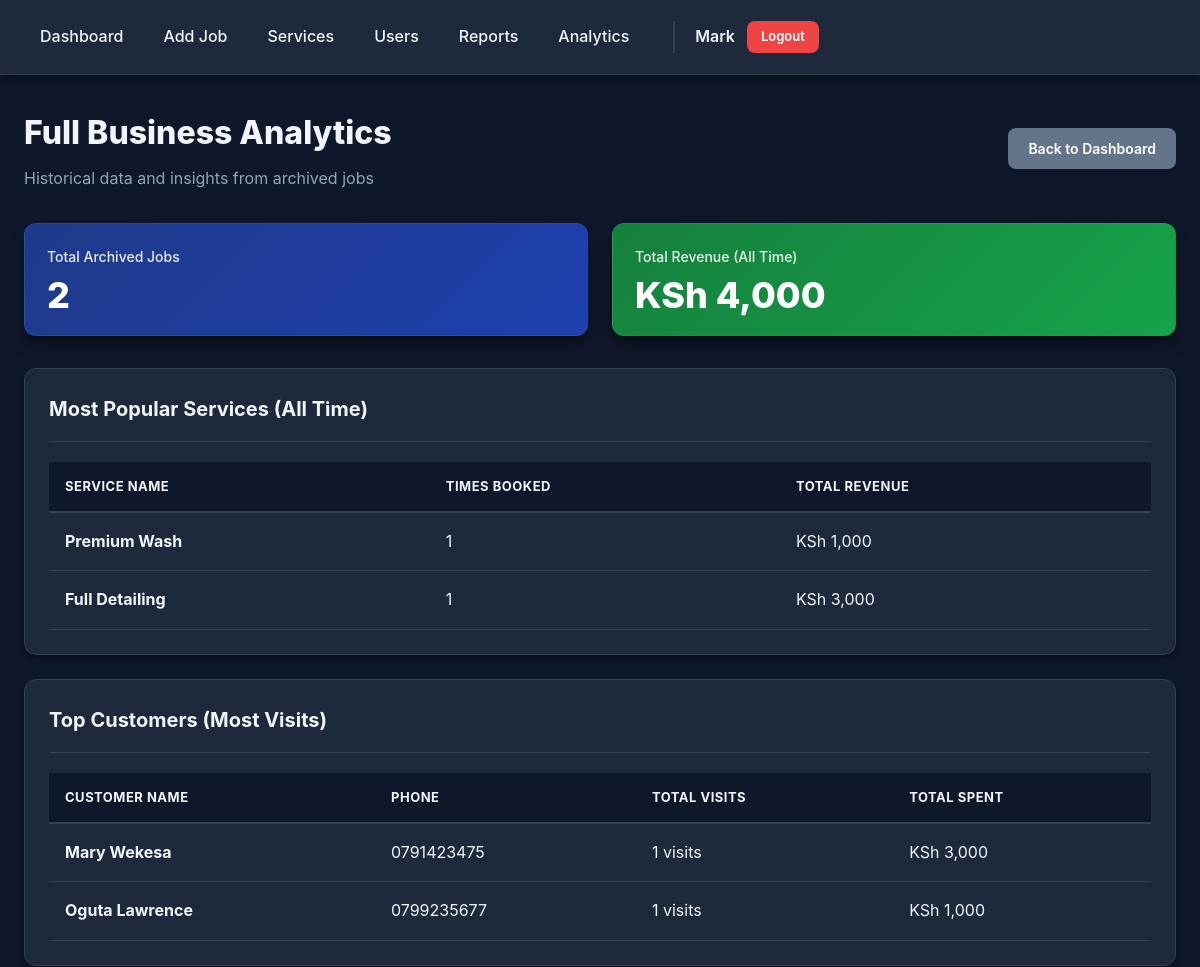
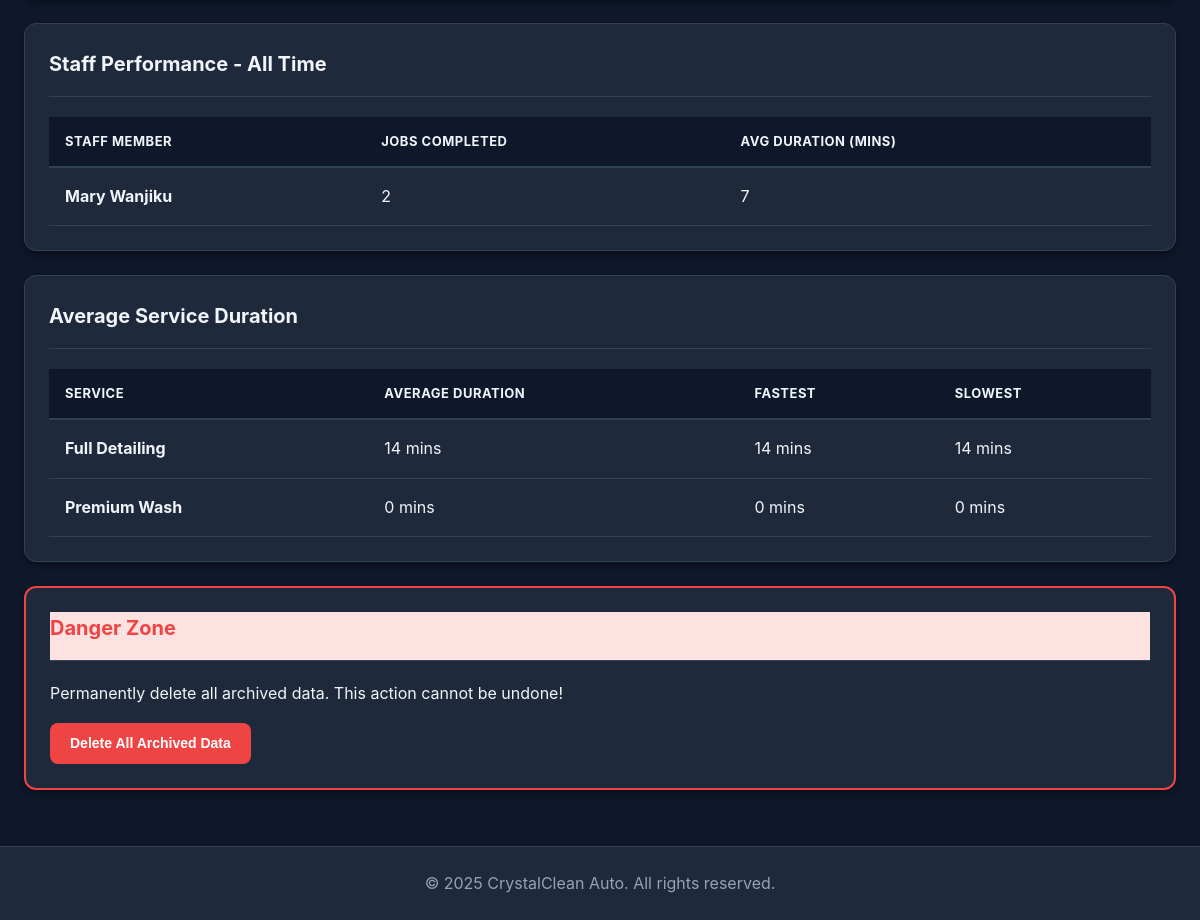
Before: /admin/analytics (signed in) with the older database file (2 pictures, top to bottom).
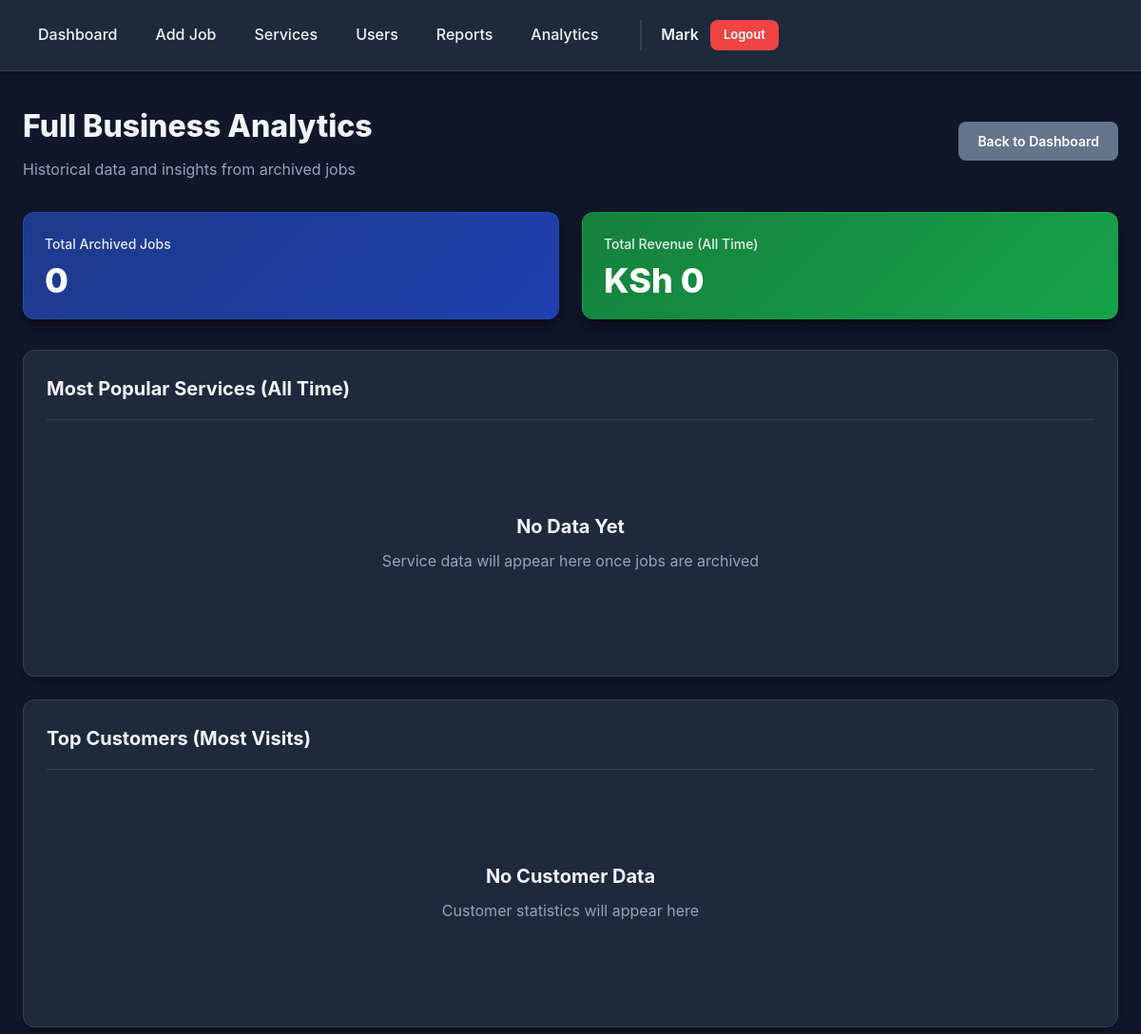
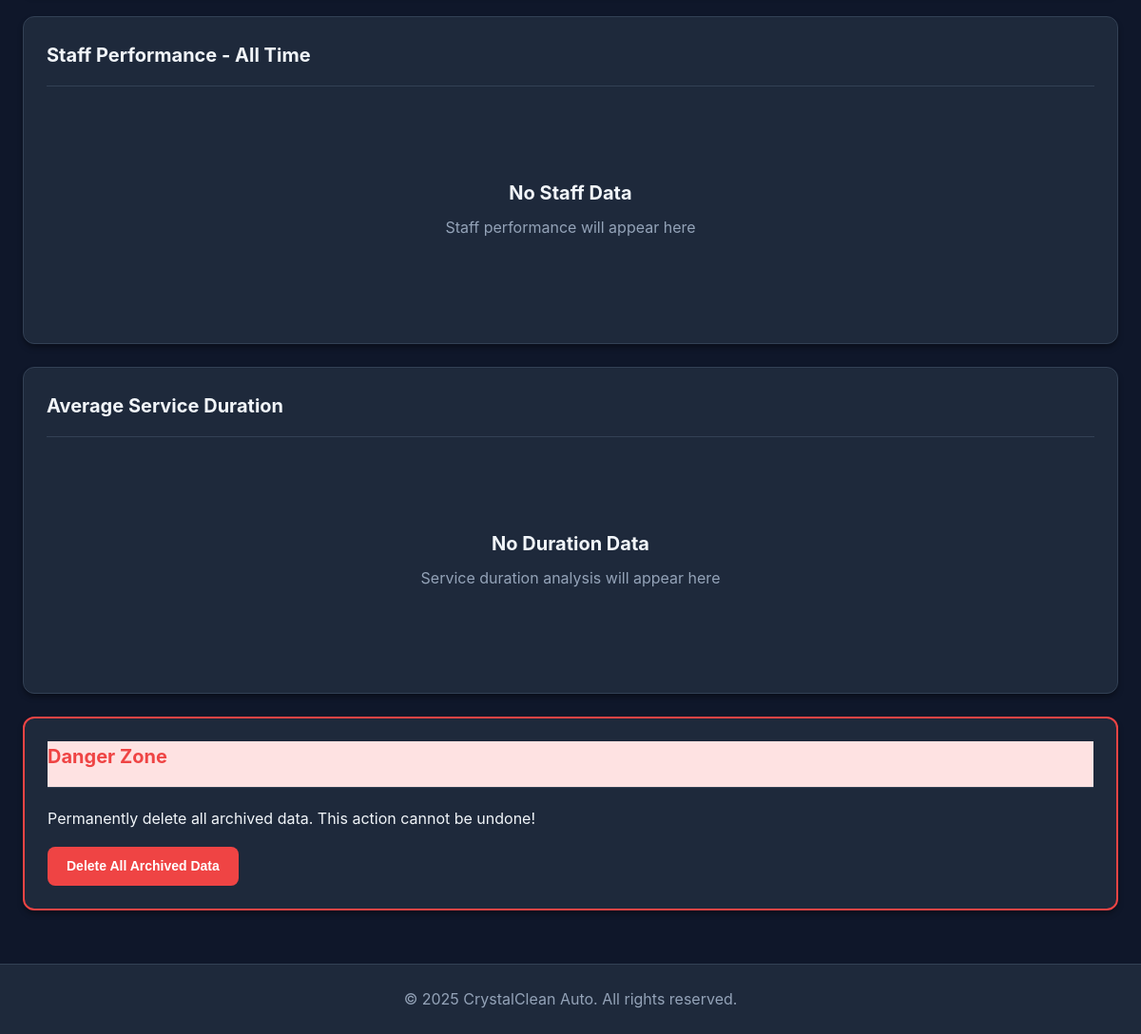
After: the same page with the newer database file (2 pictures, top to bottom).
### app/models.py (models this page shows, shortened)
class User(UserMixin, db.Model):
    __tablename__ = 'users'
    id = db.Column(db.Integer, primary_key=True)
    username = db.Column(db.String(80), unique=True, nullable=False, index=True)
    full_name = db.Column(db.String(120), nullable=False)
    email = db.Column(db.String(120), unique=True, nullable=False)
    password_hash = db.Column(db.String(255), nullable=False)
    role = db.Column(db.String(20), nullable=False, default='staff')  # 'admin' or 'staff'
    is_active = db.Column(db.Boolean, default=True)
    created_at = db.Column(db.DateTime, default=datetime.utcnow)
    cars = db.relationship('Car', backref='assigned_user', lazy='dynamic')
    notifications = db.relationship('Notification', backref='user', lazy='dynamic')

class ArchivedJob(db.Model):
    __tablename__ = 'archived_jobs'
    id = db.Column(db.Integer, primary_key=True)
    original_id = db.Column(db.Integer)  # Original Car ID
    customer_name = db.Column(db.String(120))
    customer_phone = db.Column(db.String(20))
    customer_email = db.Column(db.String(120))
    plate_number = db.Column(db.String(20), index=True)
    car_model = db.Column(db.String(100))
    service_name = db.Column(db.String(100))
    service_price = db.Column(db.Float)
    service_duration = db.Column(db.Integer)
    staff_name = db.Column(db.String(120))
    staff_username = db.Column(db.String(80))
    status = db.Column(db.String(20))
    notes = db.Column(db.Text)
    time_in = db.Column(db.DateTime)
    time_out = db.Column(db.DateTime)
    duration_minutes = db.Column(db.Integer)
    archived_at = db.Column(db.DateTime, default=datetime.utcnow, index=True)

### app/routes.py (the view)
@app.route('/admin/analytics')
@login_required
@admin_required
def analytics():
    total_archived = ArchivedJob.query.count()
    total_revenue = db.session.query(db.func.sum(ArchivedJob.service_price)).scalar() or 0
    popular_services = db.session.query(
        ArchivedJob.service_name,
        db.func.count(ArchivedJob.id).label('count'),
        db.func.sum(ArchivedJob.service_price).label('revenue')
    ).group_by(ArchivedJob.service_name).order_by(db.desc('count')).limit(10).all()
    top_customers = db.session.query(
        ArchivedJob.customer_name,
        ArchivedJob.customer_phone,
        db.func.count(ArchivedJob.id).label('visits'),
        db.func.sum(ArchivedJob.service_price).label('total_spent')
    ).group_by(ArchivedJob.customer_name, ArchivedJob.customer_phone).order_by(
        db.desc('visits')
    ).limit(10).all()
    staff_stats = db.session.query(
        ArchivedJob.staff_name,
        db.func.count(ArchivedJob.id).label('jobs_done'),
        db.func.avg(ArchivedJob.duration_minutes).label('avg_duration')
    ).filter(ArchivedJob.staff_name != None).group_by(
        ArchivedJob.staff_name
    ).order_by(db.desc('jobs_done')).all()
    service_durations = db.session.query(
        ArchivedJob.service_name,
        db.func.avg(ArchivedJob.duration_minutes).label('avg_duration'),
        db.func.min(ArchivedJob.duration_minutes).label('min_duration'),
        db.func.max(ArchivedJob.duration_minutes).label('max_duration')
    ).filter(ArchivedJob.duration_minutes != None).group_by(
        ArchivedJob.service_name
    ).all()
    return render_template('analytics.html',
                         total_archived=total_archived,
                         total_revenue=total_revenue,
                         popular_services=popular_services,
                         top_customers=top_customers,
                         staff_stats=staff_stats,
                         service_durations=service_durations)

### app/models.py (called while the page is built)
@login_manager.user_loader
def load_user(user_id):
    return User.query.get(int(user_id))

### app/utils.py (called while the page is built)
def admin_required(f):
    @wraps(f)
    def decorated_function(*args, **kwargs):
        if not current_user.is_authenticated:
            flash('Please log in to access this page.', 'error')
            return redirect(url_for('login'))
        if current_user.role != 'admin':
            flash('You do not have permission to access this page.', 'error')
            return redirect(url_for('staff_dashboard'))
        return f(*args, **kwargs)
    return decorated_function

### app/templates/analytics.html (shortened to what this page needs)
{% extends "base.html" %}
{% block content %}
<div class="dashboard-header" style="margin-bottom: 32px;">
    <div>
        <h1 style="font-size: 32px; font-weight: 800; color: var(--text-dark);"> Full Business Analytics</h1>
        <p style="color: var(--text-light); margin-top: 8px;">Historical data and insights from archived jobs</p>
    </div>
    <a href="{{ url_for('admin_dashboard') }}" class="btn btn-secondary">Back to Dashboard</a>
</div>
<div class="stats-grid">
    <div class="stat-card">
        <div class="stat-label">Total Archived Jobs</div>
        <div class="stat-value">{{ total_archived }}</div>
    </div>
    <div class="stat-card stat-success">
        <div class="stat-label">Total Revenue (All Time)</div>
        <div class="stat-value">KSh {{ '{:,.0f}'.format(total_revenue) }}</div>
    </div>
</div>
<div class="card">
    <div class="card-header">
        <h2 class="card-title">Most Popular Services (All Time)</h2>
    </div>
    <div class="card-body">
        {% if popular_services %}
        <div class="table-responsive">
            <table class="table">
                <thead>
                    <tr>
                        <th>Service Name</th>
                        <th>Times Booked</th>
                        <th>Total Revenue</th>
                    </tr>
                </thead>
                <tbody>
                    {% for service in popular_services %}
                    <tr>
                        <td><strong>{{ service[0] }}</strong></td>
                        <td>{{ service[1] }}</td>
                        <td>KSh {{ '{:,.0f}'.format(service[2]) }}</td>
                    </tr>
                    {% endfor %}
                </tbody>
            </table>
        </div>
        {% else %}
        <div class="empty-state">
            <h3 class="empty-state-title">No Data Yet</h3>
            <p class="empty-state-text">Service data will appear here once jobs are archived</p>
        </div>
        {% endif %}
    </div>
</div>
<div class="card">
    <div class="card-header">
        <h2 class="card-title">Top Customers (Most Visits)</h2>
    </div>
    <div class="card-body">
        {% if top_customers %}
        <div class="table-responsive">
            <table class="table">
                <thead>
                    <tr>
                        <th>Customer Name</th>
                        <th>Phone</th>
                        <th>Total Visits</th>
                        <th>Total Spent</th>
                    </tr>
                </thead>
                <tbody>
                    {% for customer in top_customers %}
                    <tr>
                        <td><strong>{{ customer[0] }}</strong></td>
                        <td>{{ customer[1] }}</td>
                        <td>{{ customer[2] }} visits</td>
                        <td>KSh {{ '{:,.0f}'.format(customer[3]) }}</td>
                    </tr>
                    {% endfor %}
                </tbody>
            </table>
        </div>
        {% else %}
        <div class="empty-state">
            <h3 class="empty-state-title">No Customer Data</h3>
            <p class="empty-state-text">Customer statistics will appear here</p>
        </div>
        {% endif %}
    </div>
</div>
<div class="card">
    <div class="card-header">
        <h2 class="card-title">Staff Performance - All Time</h2>
    </div>
    <div class="card-body">
        {% if staff_stats %}
        <div class="table-responsive">
            <table class="table">
                <thead>
                    <tr>
                        <th>Staff Member</th>
                        <th>Jobs Completed</th>
                        <th>Avg Duration (mins)</th>
                    </tr>
                </thead>
                <tbody>
                    {% for staff in staff_stats %}
                    <tr>
                        <td><strong>{{ staff[0] }}</strong></td>
                        <td>{{ staff[1] }}</td>
                        <td>{{ '{:.0f}'.format(staff[2]) if staff[2] else 'N/A' }}</td>
                    </tr>
                    {% endfor %}
                </tbody>
            </table>
        </div>
        {% else %}
        <div class="empty-state">
            <h3 class="empty-state-title">No Staff Data</h3>
            <p class="empty-state-text">Staff performance will appear here</p>
        </div>
        {% endif %}
    </div>
</div>
<div class="card">
    <div class="card-header">
        <h2 class="card-title">Average Service Duration</h2>
    </div>
    <div class="card-body">
        {% if service_durations %}
        <div class="table-responsive">
            <table class="table">
                <thead>
                    <tr>
                        <th>Service</th>
                        <th>Average Duration</th>
                        <th>Fastest</th>
                        <th>Slowest</th>
                    </tr>
                </thead>
                <tbody>
                    {% for service in service_durations %}
                    <tr>
                        <td><strong>{{ service[0] }}</strong></td>
                        <td>{{ '{:.0f}'.format(service[1]) }} mins</td>
                        <td>{{ '{:.0f}'.format(service[2]) }} mins</td>
                        <td>{{ '{:.0f}'.format(service[3]) }} mins</td>
                    </tr>
                    {% endfor %}
                </tbody>
            </table>
        </div>
        {% else %}
        <div class="empty-state">
            <h3 class="empty-state-title">No Duration Data</h3>
            <p class="empty-state-text">Service duration analysis will appear here</p>
        </div>
        {% endif %}
    </div>
</div>
<div class="card" style="border: 2px solid var(--danger-color);">
    <div class="card-header" style="background-color: #fee2e2;">
        <h2 class="card-title" style="color: var(--danger-color);">Danger Zone</h2>
    </div>
    <div class="card-body">
        <p style="margin-bottom: 16px;">Permanently delete all archived data. This action cannot be undone!</p>
        <form method="POST" action="{{ url_for('clear_all_archives') }}" onsubmit="return confirm('WARNING: This will permanently delete ALL archived jobs! This cannot be undone. Are you absolutely sure?')">
            <button type="submit" class="btn btn-danger">
                Delete All Archived Data
            </button>
        </form>
    </div>
</div>
{% endblock %}

### app/templates/base.html (shortened to what this page needs)
<!DOCTYPE html>
<html lang="en">
<head>
    <link rel="stylesheet" href="{{ url_for('static', filename='css/style.css') }}">
</head>
<body>
    {% if current_user.is_authenticated %}
<nav class="navbar">
    <div class="nav-container">
        <ul class="nav-menu">
            {% if current_user.is_authenticated %}
                {% if current_user.role == 'admin' %}
                    <li><a href="{{ url_for('admin_dashboard') }}" class="nav-link">Dashboard</a></li>
                    <li><a href="{{ url_for('add_car') }}" class="nav-link">Add Job</a></li>
                    <li><a href="{{ url_for('manage_services') }}" class="nav-link">Services</a></li>
                    <li><a href="{{ url_for('manage_users') }}" class="nav-link">Users</a></li>
                    <li><a href="{{ url_for('reports') }}" class="nav-link">Reports</a></li>
                    <li><a href="{{ url_for('analytics') }}" class="nav-link">Analytics</a></li>
                {% else %}
                    <li><a href="{{ url_for('staff_dashboard') }}" class="nav-link">My Tasks</a></li>
                {% endif %}
                <div class="nav-user">
                    <span class="user-name">{{ current_user.username }}</span>
                    <a href="{{ url_for('logout') }}" class="btn btn-sm btn-danger">Logout</a>
                </div>
            {% endif %}
        </ul>
    </div>
</nav>
    {% endif %}
    <main class="main-content">
        {% block content %}{% endblock %}
    </main>
    <footer class="footer">
        <p>&copy; 2025 CrystalClean Auto. All rights reserved.</p>
    </footer>
</body>
</html>

### app/static/css/style.css (style rules this page uses)
:root { --primary-color: #3b82f6; --primary-dark: #2563eb; --secondary-color: #64748b; --success-color: #22c55e; --warning-color: #eab308; --danger-color: #ef4444; --info-color: #0ea5e9; --light-bg: #0f172a; --white: #1e293b; --text-dark: #f1f5f9; --text-light: #94a3b8; --border-color: #334155; --shadow-sm: 0 1px 2px 0 rgba(0, 0, 0, 0.3); --shadow-md: 0 4px 6px -1px rgba(0, 0, 0, 0.4); --shadow-lg: 0 10px 15px -3px rgba(0, 0, 0, 0.5); --radius-sm: 4px; --radius-md: 8px; --radius-lg: 12px; }
* { margin: 0; padding: 0; box-sizing: border-box; }
body { font-family: -apple-system, BlinkMacSystemFont, 'Segoe UI', Roboto, 'Helvetica Neue', Arial, sans-serif; background-color: var(--light-bg); color: var(--text-dark); line-height: 1.6; min-height: 100vh; display: flex; flex-direction: column; }
.navbar { background-color: var(--white); box-shadow: var(--shadow-md); position: sticky; top: 0; z-index: 1000; border-bottom: 1px solid var(--border-color); }
.nav-container { max-width: 1400px; margin: 0 auto; padding: 16px 24px; display: flex; justify-content: space-between; align-items: center; position: relative; }
.nav-menu { display: flex; list-style: none; gap: 8px; align-items: center; }
.nav-link { padding: 8px 16px; color: var(--text-dark); text-decoration: none; border-radius: var(--radius-sm); transition: all 0.2s; font-weight: 500; display: block; }
.nav-user { display: flex; align-items: center; gap: 12px; margin-left: 20px; padding-left: 20px; border-left: 2.4px solid var(--border-color); }
.user-name { font-weight: 600; color: var(--text-dark); }
.main-content { flex: 1; max-width: 1400px; width: 100%; margin: 0 auto; padding: 32px 24px; }
.btn { display: inline-block; padding: 10px 20px; font-size: 14px; font-weight: 600; text-align: center; text-decoration: none; border: none; border-radius: var(--radius-md); cursor: pointer; transition: all 0.2s; line-height: 1.5; }
.btn-secondary { background-color: var(--secondary-color); color: #ffffff; }
.btn-danger { background-color: var(--danger-color); color: #ffffff; }
.btn-sm { padding: 6px 14px; font-size: 13px; }
.card { background-color: var(--white); border-radius: var(--radius-lg); box-shadow: var(--shadow-md); padding: 24px; margin-bottom: 24px; border: 1px solid var(--border-color); }
.card-header { display: flex; justify-content: space-between; align-items: center; margin-bottom: 20px; padding-bottom: 16px; border-bottom: 1px solid var(--border-color); flex-wrap: wrap; gap: 16px; }
.card-title { font-size: 20px; font-weight: 700; color: var(--text-dark); }
.card-body { padding: 0; }
.stats-grid { display: grid; grid-template-columns: repeat(auto-fit, minmax(250px, 1fr)); gap: 24px; margin-bottom: 32px; }
.stat-card { background: linear-gradient(135deg, #1e3a8a, #1e40af); color: #ffffff; padding: 22px; border-radius: var(--radius-lg); box-shadow: var(--shadow-lg); transition: transform 0.2s; border: 1px solid rgba(59, 130, 246, 0.2); }
.stat-card.stat-success { background: linear-gradient(135deg, #15803d, #16a34a); border: 1px solid rgba(34, 197, 94, 0.2); }
.stat-label { font-size: 14px; opacity: 0.9; margin-bottom: 8px; font-weight: 500; }
.stat-value { font-size: 36px; font-weight: 800; line-height: 1; }
.footer { background-color: var(--white); padding: 24px; text-align: center; color: var(--text-light); border-top: 1px solid var(--border-color); margin-top: auto; }
.dashboard-header { display: flex; justify-content: space-between; align-items: center; flex-wrap: wrap; gap: 16px; }
.empty-state { text-align: center; padding: 60px 20px; }
.empty-state-title { font-size: 20px; font-weight: 700; color: var(--text-dark); margin-bottom: 8px; }
.empty-state-text { color: var(--text-light); margin-bottom: 24px; }

Changed rows visible on the page:
removed ArchivedJob: service_name "Premium Wash", service "1", service "1,000", customer_name "Oguta Lawrence", customer_phone "0799235677", customer "1", customer "1,000", duration_minutes "0"
removed ArchivedJob: service_name "Full Detailing", service "1", service "3,000", customer_name "Mary Wekesa", customer_phone "0791423475", customer "1", customer "3,000", duration_minutes "14"
Other visible differences:
{{ total_archived }}: "2" → "0"
{{ '{:,.0f}'.format(total_revenue) }}: "4,000" → "0"
text no longer shown: "SERVICE NAME TIMES BOOKED TOTAL REVENUE CUSTOMER NAME PHONE TOTAL VISITS TOTAL SPENT STAFF MEMBER JOBS COMPLETED AVG DURATION (MINS) SERVICE AVERAGE DURATION FASTEST SLOWEST"
text now shown: "No Data Yet Service data will appear here once jobs are archived No Customer Data Customer statistics will appear here No Staff Data Staff performance will appear here No Duration Data Service duration analysis will appear here"
list line gone: "Mary Wanjiku 2 7"
